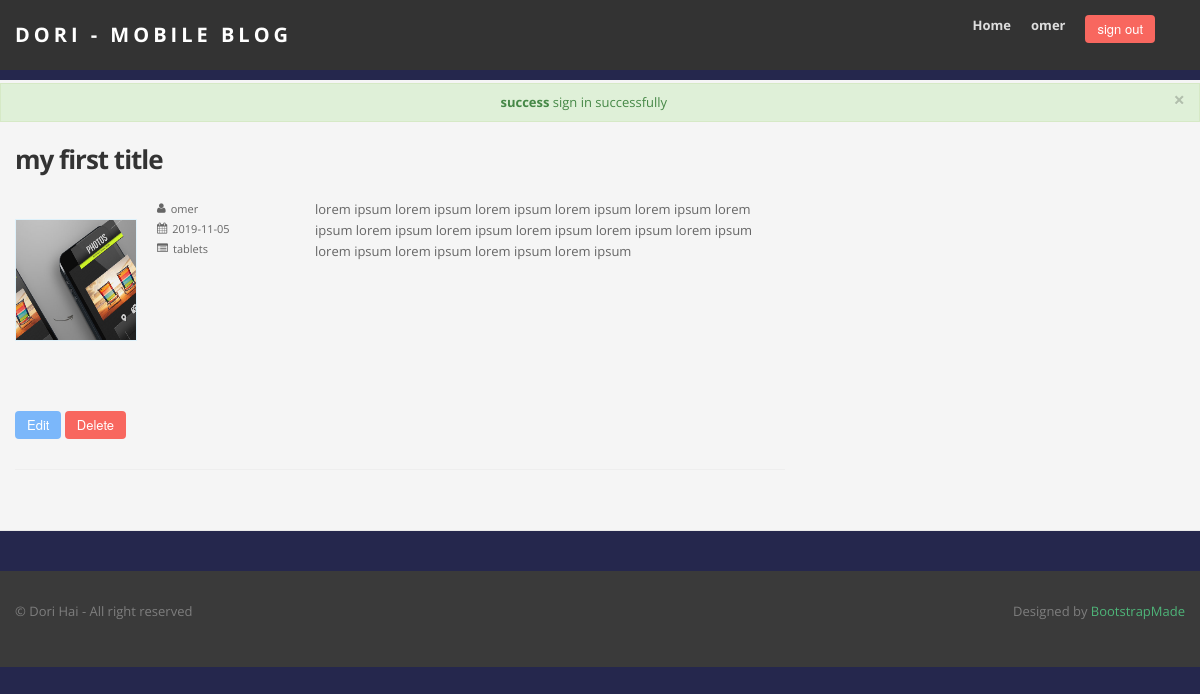
Page /article.php?id=36 (signed in) on the committed database.
### tables this page shows
CREATE TABLE `posts` (
  `id` int(11) NOT NULL,
  `uid` int(11) NOT NULL,
  `title` varchar(255) NOT NULL,
  `category` varchar(50) NOT NULL,
  `post` text NOT NULL,
  `post_img` varchar(50) NOT NULL,
  `create_time` datetime NOT NULL DEFAULT current_timestamp()
);

CREATE TABLE `users` (
  `id` int(11) NOT NULL,
  `name` char(50) NOT NULL,
  `email` char(50) NOT NULL,
  `pwd` varchar(250) NOT NULL,
  `role` int(1) NOT NULL,
  `updated_at` datetime NOT NULL DEFAULT current_timestamp()
);

### app/functions.php (called while the page is built, shortened)
<?php
if ( ! function_exists('db_connect') ) {
  function db_connect() {
    if ( ! $link = @mysqli_connect("localhost", "root", "", "mobile_blog")) {
      die('Error connecting to mysql server!');
    }
    return $link;
  }
}
  if( !function_exists("sql_cleaner")){
    function sql_cleaner($sql_var){
        $sql_var = mysqli_real_escape_string(db_connect(),trim($sql_var));
        return $sql_var;
    }
  }
?>

### article.php (the view, shortened to what this page needs)
<?php
require_once "app/functions.php";
if (isset($_GET['id']) && !empty($_GET['id']) && is_numeric($_GET['id']) && ctype_digit($_GET['id']))
{
    $uid = $_SESSION['uid'];
    $post_id = sql_cleaner(($_GET['id']));
    $link = db_connect();
    $sql_get_post = "SELECT posts.*,users.name FROM posts LEFT JOIN users on users.id = posts.uid WHERE posts.id = $post_id
    ";
    $result = mysqli_query($link, $sql_get_post);
    if ($result && mysqli_num_rows($result) == 1)
    {
        $post_data = mysqli_fetch_assoc($result);
    }
    else
    {
        header("location:index.php");
        msg_alert("danger", "unknown error1");
        die;
    }
}
else
{
    header("location:index.php");
    msg_alert("danger", "unknown error");
    die;
}
?>
<?php
require_once "tpl/header.php";
?>
<section id="intro">
  <div class="container">
    <div class="row">
      <div class="span8">
        <article class="blog-post">
          <div class="post-heading">
            <h3><?=htmlspecialchars($post_data['title']); ?></h3>
          </div>
          <div class="row">
            <div class="span3">
              <div class="post-icon">
              <img src="assets/img/posts/<?=$post_data['post_img']; ?>" class="post_bg_img" />
              </div>
              <ul class="post-meta">
                <li class="first"><i class="icon-user"></i><span><?=htmlspecialchars($post_data['name']); ?></span></li>
                <li class="first"><i class="icon-calendar"></i><span><?=substr($post_data['create_time'],0,10); ?></span></li>
                <li><i class="icon-list-alt"></i><span><?=htmlspecialchars($post_data['category']); ?></span></li>
              </ul>
            </div>
            <div class="span5">
              <p>
              <?=htmlspecialchars($post_data['post']); ?>
              </p>
            </div>
          </div>
            <?php if($uid == $post_data['uid']):?>
            <a href="edit_post.php?id=<?=$post_id ?>"><button class="btn btn-info">Edit</button></a>
            <a href="delete_post.php?id=<?=$post_id ?>"><button class="btn btn-danger">Delete</button></a>
            <?php endif;?>
        </article>
      </div>
    </div>
</section>
<?php
require_once "tpl/footer.php";
?>

### assets/css/style.css (style rules this page uses)
.row { margin-bottom:30px; }
section#intro { max-width: 100%; background:#f5f5f5; height:auto; margin: 0 auto; margin-top:80px; padding: 0; border-bottom:1px solid #e9e9e9; padding-top:60px; margin-bottom:40px; }
article.blog-post { padding-bottom:20px; margin-bottom:30px; border-bottom:1px solid #eeeeee; }
article.blog-post .post-heading h3 { color:#333; font-weight:700; }
article button.btn { margin-bottom:10px; }
article.blog-post img { margin-bottom:30px; }
.blog-post .post-icon { float:left; margin-right:20px; margin-bottom:10px; }
ul.post-meta { width:100%; list-style:none; margin:0 0 15px 0; }
ul.post-meta li { float:left; list-style:none; margin:0; margin-right:20px; font-size:11px; }
ul.post-meta li i { float:left; margin-top:4px; }
ul.post-meta li span { float:left; margin-left:5px; }
body { background-color: #25274d; }
h3 { color: #ffffff; }
.post_bg_img { margin-top: 20px; width: 120px; height: 120px; border: #c9edff83 1px solid; }

### assets/color/default.css (style rules this page uses)
a { color: #4eb478; }

### assets/css/overwrite.css (style rules this page uses)
img { max-width: 100%; width: auto\9; height: auto; vertical-align: middle; border: 0; -ms-interpolation-mode: bicubic; }
body { margin: 0; font-family: 'Open Sans', sans-serif; font-size: 13px; line-height: 1.6em; color: #666; background-color: #ffffff; }
p { margin: 0 0 15px; }
a { color: #0088cc; text-decoration: none; }
h1, h2, h3, h4, h5, h6 { color:#333; font-family: 'Open Sans', sans-serif; font-weight:400; line-height:1.5em; letter-spacing:-1px; margin-top:0; margin-bottom:20px; }
h3 { font-size: 26px; }
label, input, button, select, textarea { font-size: 13px; font-weight: normal; line-height: 20px; }
.btn { display: inline-block; *display: inline; *zoom: 1; padding: 4px 12px; margin-bottom: 0; font-size: 13px; line-height: 20px; text-align: center; vertical-align: middle; cursor: pointer; color: #333333; text-shadow: none; background-color: #ddd; border-color: none; *background-color: #ddd; background-image: none; filter: none; border: none; *border: 0; border-bottom-color: none; *margin-left: .3em; -webkit-box-shadow: none; -moz-box-shadow: none; box-shadow: none; }
.btn:first-child { *margin-left: 0; }
.btn-danger { color: #ffffff; text-shadow: none; background-color: #f8675f; *background-color: #f8675f; background-image: none; border-color: none; filter:none; }
.btn-info { color: #ffffff; text-shadow: none; background-color: #7bb7fa; *background-color: #7bb7fa; background-image: none; border-color: none; filter:none; }
button.btn, input[type="submit"].btn { *padding-top: 3px; *padding-bottom: 3px; }

### rows in the picture
posts: title "my first title", post_img (picture), uid.name "omer", create_time "2019-11-05", category "tablets", post "lorem ipsum lorem ipsum lorem ipsum lorem ipsum lorem ipsum lorem ipsum lorem ipsum lorem ipsum lorem ipsum lorem ipsum lorem ipsum lorem ipsum lorem ipsum lorem ipsum lorem ipsum"

### other values in the picture
$_SESSION['name'] "omer"
$_SESSION['msg_type'] "success"
$_SESSION['msg'] "sign in successfully"
